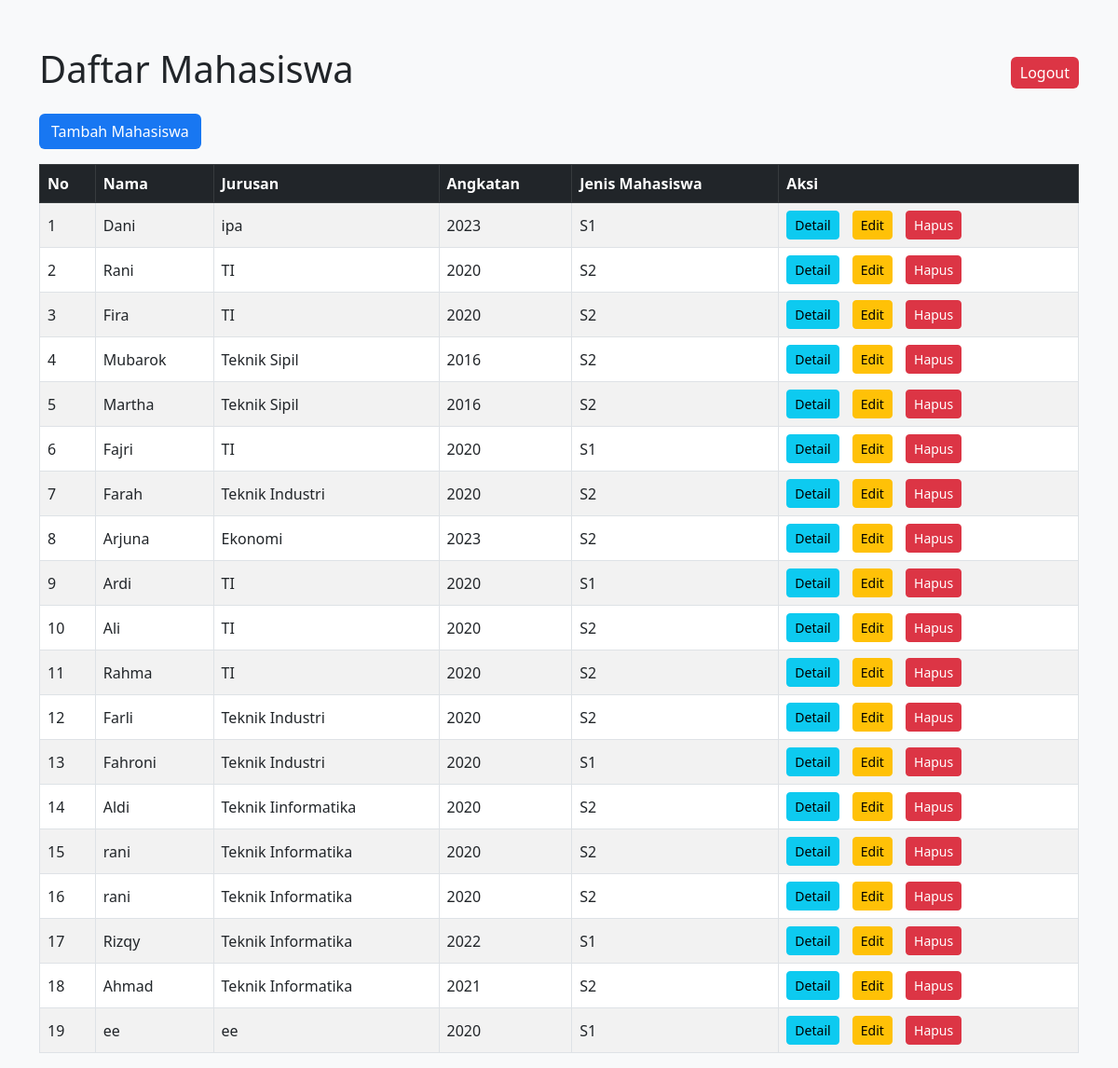
The app's page /index.php (signed in) with its own data.
### tables this page shows
CREATE TABLE `mahasiswa` (
  `id` int(11) NOT NULL,
  `nama` varchar(100) NOT NULL,
  `jurusan` varchar(100) NOT NULL,
  `angkatan` year(4) NOT NULL,
  `jenis_mahasiswa` enum('S1','S2') NOT NULL,
  `program_studi` varchar(100) DEFAULT NULL,
  `jumlah_sks` int(11) DEFAULT NULL,
  `topik_tesis` varchar(255) DEFAULT NULL,
  `nama_pembimbing` varchar(100) DEFAULT NULL
);

### index.php (the view, shortened to what this page needs)
<?php
include 'koneksi.php';
$result = $conn->query("SELECT * FROM mahasiswa");
?>
<!DOCTYPE html>
<html lang="en">
<head>
    <link href="https://cdn.jsdelivr.net/npm/bootstrap@5.3.0-alpha1/dist/css/bootstrap.min.css" rel="stylesheet">
</head>
<body>
<div class="container">
    <div class="d-flex justify-content-between align-items-center mb-3">
        <h1>Daftar Mahasiswa</h1>
        <a href="logout.php" class="btn logout-btn">Logout</a>
    </div>
    <a href="tambah.php" class="btn btn-custom mb-3">Tambah Mahasiswa</a>
    <table class="table table-striped table-bordered">
        <thead class="table-dark">
            <tr>
                <th>No</th>
                <th>Nama</th>
                <th>Jurusan</th>
                <th>Angkatan</th>
                <th>Jenis Mahasiswa</th>
                <th>Aksi</th>
            </tr>
        </thead>
        <tbody>
            <?php
            $no = 1;
            while ($row = $result->fetch_assoc()): ?>
            <tr>
                <td><?= $no++ ?></td>
                <td><?= $row['nama'] ?></td>
                <td><?= $row['jurusan'] ?></td>
                <td><?= $row['angkatan'] ?></td>
                <td><?= $row['jenis_mahasiswa'] ?></td>
                <td>
                    <a href="detail.php?id=<?= $row['id'] ?>" class="btn btn-info btn-sm action-btn">Detail</a>
                    <a href="edit.php?id=<?= $row['id'] ?>" class="btn btn-warning btn-sm action-btn">Edit</a>
                    <a href="hapus.php?id=<?= $row['id'] ?>" class="btn btn-danger btn-sm action-btn" onclick="return confirm('Yakin ingin menghapus?');">Hapus</a>
                </td>
            </tr>
            <?php endwhile; ?>
        </tbody>
    </table>
</div>
</body>
</html>

### index.php (style rules this page uses)
body { background-color: #f8f9fa; }
.container { margin-top: 50px; }
.table th, .table td { vertical-align: middle; }
.action-btn { margin-right: 10px; }
.logout-btn { background-color: #dc3545; color: white; border: none; padding: 5px 10px; text-decoration: none; }
.btn-custom { background-color: #1877f2; color: white; }

### records on screen
mahasiswa: nama "Dani", jurusan "ipa", angkatan "2023", jenis_mahasiswa "S1"
mahasiswa: nama "Rani", jurusan "TI", angkatan "2020", jenis_mahasiswa "S2"
mahasiswa: nama "Fira", jurusan "TI", angkatan "2020", jenis_mahasiswa "S2"
mahasiswa: nama "Mubarok", jurusan "Teknik Sipil", angkatan "2016", jenis_mahasiswa "S2"
mahasiswa: nama "Martha", jurusan "Teknik Sipil", angkatan "2016", jenis_mahasiswa "S2"
mahasiswa: nama "Fajri", jurusan "TI", angkatan "2020", jenis_mahasiswa "S1"
mahasiswa: nama "Farah", jurusan "Teknik Industri", angkatan "2020", jenis_mahasiswa "S2"
mahasiswa: nama "Arjuna", jurusan "Ekonomi", angkatan "2023", jenis_mahasiswa "S2"
mahasiswa: nama "Ardi", jurusan "TI", angkatan "2020", jenis_mahasiswa "S1"
mahasiswa: nama "Ali", jurusan "TI", angkatan "2020", jenis_mahasiswa "S2"
mahasiswa: nama "Rahma", jurusan "TI", angkatan "2020", jenis_mahasiswa "S2"
mahasiswa: nama "Farli", jurusan "Teknik Industri", angkatan "2020", jenis_mahasiswa "S2"
mahasiswa: nama "Fahroni", jurusan "Teknik Industri", angkatan "2020", jenis_mahasiswa "S1"
mahasiswa: nama "Aldi", jurusan "Teknik Iinformatika", angkatan "2020", jenis_mahasiswa "S2"
mahasiswa: nama "rani", jurusan "Teknik Informatika", angkatan "2020", jenis_mahasiswa "S2"
mahasiswa: nama "rani", jurusan "Teknik Informatika", angkatan "2020", jenis_mahasiswa "S2"
mahasiswa: nama "Rizqy", jurusan "Teknik Informatika", angkatan "2022", jenis_mahasiswa "S1"
mahasiswa: nama "Ahmad", jurusan "Teknik Informatika", angkatan "2021", jenis_mahasiswa "S2"
mahasiswa: nama "ee", jurusan "ee", angkatan "2020", jenis_mahasiswa "S1"
